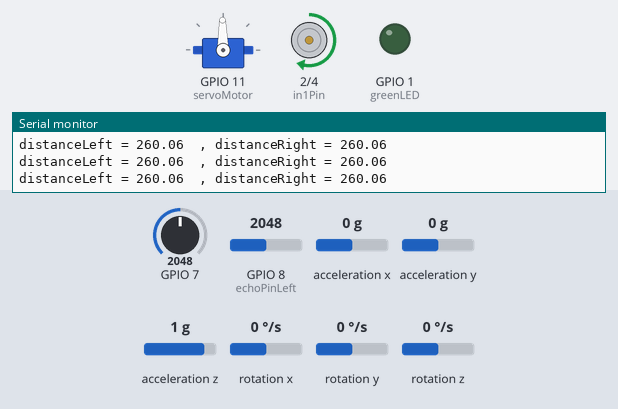
This sketch was run on a simulated ESP32-S3. On the bench: servo, motor-driver pin pairs drawn as motors (green arrow = first pin HIGH = forward, orange = second pin HIGH = backward, longer = more drive, scaled by the enable pin), output pins drawn as LEDs (lit = HIGH), the last lines printed to the serial monitor. The inputs (shaded band) are chosen by the test bench; at power-on: GPIO 7 = 2048, rotation z 0 °/s, GPIO 8 (echoPinLeft) = 2048, acceleration x 0 g, acceleration y 0 g, acceleration z 1 g, rotation x 0 °/s, rotation y 0 °/s.

Above: at 3.2 s.
3.3 s: GPIO 7 set to 913
6.3 s: GPIO 7 set to 809
At 7.2 s:
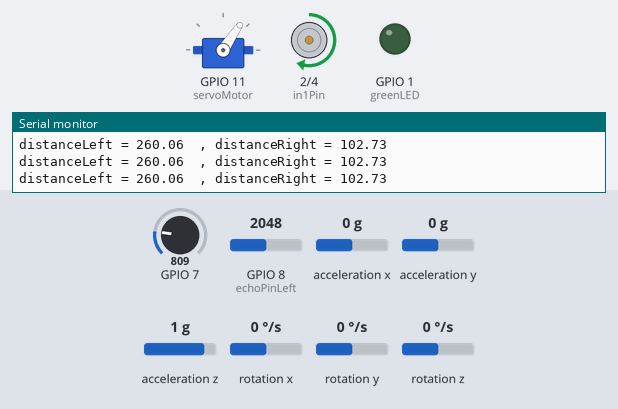
7.8 s: rotation z set to 114 °/s
10.8 s: rotation z set to 122 °/s
At 13.6 s:
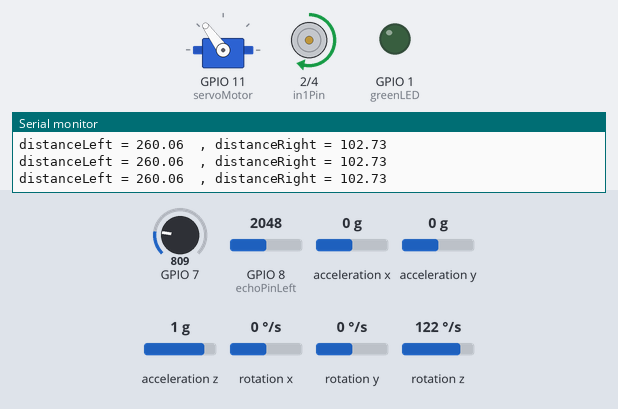
13.8 s: GPIO 8 (echoPinLeft) set to 930
16.8 s: GPIO 8 (echoPinLeft) set to 809
At 17.8 s:
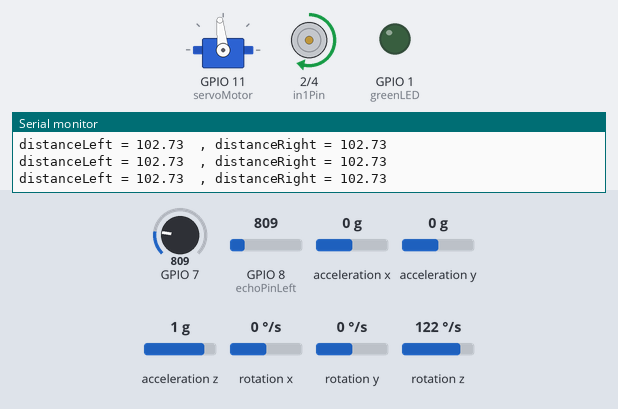
Timing chart, 0 to 19.8 s (numbered marks = the images above; inputs shaded):
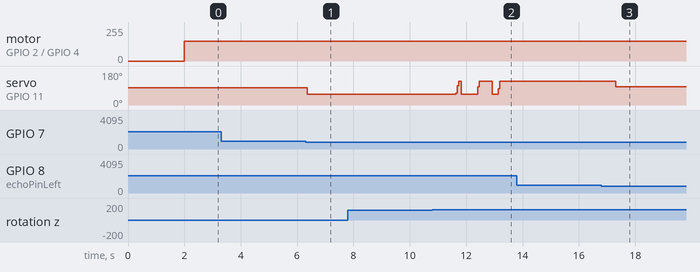

Measured:
- the behaviour switches between 867 and 866 on GPIO 7 (found by bisection; images 0 and 1)
- the behaviour switches between 121 and 122 °/s on rotation z (found by bisection; images 1 and 2)
- the behaviour switches between 867 and 866 on GPIO 8 (echoPinLeft) (found by bisection; images 2 and 3)
- after the input at 6.3 s, servo on GPIO 11 (servoMotor): 91° → 56° after 0.07 s
- after the input at 16.8 s, servo on GPIO 11 (servoMotor): 126° → 96° after 0.50 s

The sketch:

WRO_International_Open_Code_V2.ino
```cpp
// #include <Servo.h>
#include <ESP32Servo.h>
#include "Wire.h"
#include <MPU6050_light.h>

// //Gyro-related variables
MPU6050 mpu(Wire);
int currentAngle;

//Ultrasonic pin declarations
const int triggerPinLeft = A7;   // Analog output pin for the first ultrasonic sensor
const int echoPinLeft = 8;       // Analog input pin for the first ultrasonic sensor
const int triggerPinRight = A6;  // Analog output pn for the second ultrasonic sensor
const int echoPinRight = 10;     // Analog input pin for the second ultrasonic sensor

//Ultrasonic ops variables
float distanceRight;
float prevDistanceRight;
float distanceLeft;
float prevDistanceLeft;
int ultrasoundRightOOB = 0;
int ultrasoundLeftOOB = 0;
int OOBThresh = 110;
int OOB = 0;
// int postTurnFlag = 0;

//Servo variables
Servo servoMotor;
int prevAngle = -1;

//Motor declarations
const int enaPin = 3;  // Enable pin
const int in1Pin = 2;  // IN1 pin
const int in2Pin = 4;  // IN2 pin
int prevPower = -1;
float motorSpeed = 150;

//Gyro PID variables
float error_gyro = 0;
// float gyro_gain = 1;
int setPoint_gyro = 0;
int setPoint_flag = 0;

// //Ultrasonic PID variables
// float error_us = 0;
// float ultrasound_gain = 0;

//Effective PID variables
float kp = 6;  // Proportional gain
float kd = 0;  // Derivative gain
float ki = 0.0;
float prevErrorGyro = 0.0;
float correction = 0.0;
float totalErrorGyro = 0.0;

float kp_us = 10;  // Proportional gain
float kd_us = 0;  // Derivative gain
float ki_us = 0.0;

float error_ultrasonic = 0.0;
float totalErrorUltrasonic = 0.0;
float prevErrorUltrasonic = 0.0;


// //Turn related variables
// int usHasRunRight = 0, usHasRunLeft = 0;
// int lastRunTime = 0;
int leftTurn = 0;
int rightTurn = 0;
int counter = 0;
unsigned long startTime;
// unsigned long startTimeTurn;
// unsigned long startTimeForward;
// int startTimeTurnFlag = 0;
// int startTimeForwardFlag = 0;

// LED Pins
int greenLED = A0;
int yellowLED = A1;
int redLED = A2;

unsigned long prevMillis;
void setup() {
  // put your setup code here, to run once:
  Serial.begin(9600);
  Wire.begin();

  //motor setup
  pinMode(enaPin, OUTPUT);
  pinMode(in1Pin, OUTPUT);
  pinMode(in2Pin, OUTPUT);

  //led setup
  pinMode(greenLED, OUTPUT);
  pinMode(redLED, OUTPUT);
  pinMode(yellowLED, OUTPUT);

  //ultrasonic setup
  // pinMode(triggerPinRight, OUTPUT);
  pinMode(echoPinRight, INPUT);
  // pinMode(triggerPinLeft, OUTPUT);
  pinMode(echoPinLeft, INPUT);
  prevDistanceRight = readDistanceNew(triggerPinRight);
  prevDistanceLeft = readDistanceNew(triggerPinLeft);

  //servo setup
  servoMotor.attach(11);
  servoMotor.write(91);

  //mpu setup
  byte status = mpu.begin();
  Serial.print(F("MPU6050 status: "));
  Serial.println(status);
  while (status != 0) {}  // stop everything if could not connect to MPU6050
  Serial.println(F("Calculating offsets, do not move MPU6050"));
  delay(1000);
  // mpu.upsideDownMounting = true; // uncomment this line if the MPU6050 is mounted upside-down
  mpu.calcOffsets();  // gyro and accelero
  Serial.println("Done!\n");
  prevMillis = millis();
  // drive(motorSpeed);
}

void noloop(){
  ultrasounds();
}

void loop() {
  // put your main code here, to run repeatedly:
  //800 millis for oob1

  ultrasounds();

  // printDistance();
  currentAngle = getAngle();
  if (counter >= 12 && (OOB == 0)) {
    drive(0);
  }
  else {
    drive(motorSpeed);
  }

  // if (ultrasoundRightOOB == 0 && ultrasoundLeftOOB == 0) {
  //   OOB = 0;
  //   digitalWrite(greenLED, LOW);
  // } else {
  //   OOB = 1;
  //   digitalWrite(greenLED, HIGH);
  // }

  if (OOB == 1) {
    if (setPoint_flag == 0) {
      startTime = millis();
      if (leftTurn == 1 && rightTurn == 0) {
        setPoint_gyro = setPoint_gyro + 90;  //change later for the relevant directions
      } else if (rightTurn == 1 && leftTurn == 0) {
        setPoint_gyro = setPoint_gyro - 90;
      }
      counter = counter + 1;
      // digitalWrite(yellowLED, LOW);
      setPoint_flag = 1;
    }
    // turn(95 - 90);
    // delay(800);
    // turn(95);
    // delay(200);
    correctAngle(setPoint_gyro);
    // pid_us(setPoint_gyro, distanceLeft,40,false);
    // Serial.println("Out of bounds");
  } else {
    // setPoint_flag = 0;
    // turn(95);
    // if(millis()-prevMillis >= 50){
    correctAngle(setPoint_gyro);  //eventually PID
    // pid_us(setPoint_gyro, distanceLeft,40,false);
    prevMillis = millis();
    // }
    // Serial.println(correction);
  }

  if ((millis() - startTime) > 1000) {
    // digitalWrite(yellowLED, HIGH);
    setPoint_flag = 0;
  }

  // Serial.println(setPoint_gyro);
}
```

Gyro_related.ino
```cpp
int getAngle() {
  mpu.update();
  int yawAngle = mpu.getAngleZ();  // Get the yaw angle
  return yawAngle;
}
```

Movement.ino
```cpp
void drive(int power) {
  if (prevPower != power) {
    digitalWrite(in1Pin, HIGH);
    digitalWrite(in2Pin, LOW);
    analogWrite(enaPin, power);  // Full speed
    prevPower = power;
  }
}

void turn(int angle) {
  if (prevAngle != angle) {
    servoMotor.write(angle);
    prevAngle = angle;
  }
}
```

PID_related.ino
```cpp
void correctAngle(float setPoint_gyro) {
  error_gyro = currentAngle - setPoint_gyro;

  float pTerm = 0;
  float dTerm = 0;
  float iTerm = 0;

  pTerm = kp * error_gyro;
  dTerm = kd * (error_gyro - prevErrorGyro);
  totalErrorGyro += error_gyro;
  iTerm = ki * totalErrorGyro;
  correction = pTerm + iTerm + dTerm;
  if (setPoint_flag == 0) {
    if (correction > 5) {
      correction = 5;
    } else if (correction < -5) {
      correction = -5;
    }
  } else {
    if (correction > 35) {
      correction = 35;
    } else if (correction < -35) {
      correction = -35;
    }
  }

  prevErrorGyro = error_gyro;
  // if (leftTurn == 1 && rightTurn == 0) {
  //   turn(95 + correction);
  // } else if (rightTurn == 1 && leftTurn == 0) {
  //   turn(95 - correction);
  // }
  turn(91 + correction);
}

void pid_us(float setPoint_gyro, float setPointDistance, float currentDistance, bool flip) {
  float pTermGyro = 0;
  float dTermGyro = 0;
  float iTermGyro = 0;
  float pTermUltrasonic = 0.0;
  float dTermUltrasonic = 0.0;
  float iTermUltrasonic = 0.0;

  error_gyro = currentAngle - setPoint_gyro;
  totalErrorGyro += error_gyro;
  prevErrorGyro = error_gyro;

  if (!flip) {
    error_ultrasonic = distanceLeft - distanceRight;
  } else {
    error_ultrasonic = distanceRight - distanceLeft;
    // error_ultrasonic = -(currentDistance - setPointDistance);
  }
  totalErrorUltrasonic += error_ultrasonic;
  prevErrorUltrasonic = error_ultrasonic;

  pTermGyro = kp * error_gyro;
  dTermGyro = kd * (error_gyro - prevErrorGyro);
  iTermGyro = ki * totalErrorGyro;

  float correction_gyro = pTermGyro + iTermGyro + dTermGyro;

  pTermUltrasonic = kp_us * error_ultrasonic;
  dTermUltrasonic = kd_us * (error_ultrasonic - prevErrorUltrasonic);
  iTermUltrasonic = ki_us * totalErrorUltrasonic;

  float correction_ultrasonic = pTermUltrasonic + iTermUltrasonic + dTermUltrasonic;

  // correction = constrain(correction_ultrasonic+correction_gyro,56,126);
  correction = correction_ultrasonic;
  if (correction > 35) {
    correction = 35;
  } else if (correction < -35) {
    correction = -35;
  }
  turn(91 + correction);
  Serial.print("*************");
  Serial.println(correction);
}
```

Print_functions.ino
```cpp
void printDistance() {
  Serial.print("distanceLeft = ");
  Serial.print(distanceLeft);
  Serial.print("  , distanceRight = ");
  Serial.print(distanceRight);
  Serial.println(" ");
}
```

Ultrasonic_related.ino
```cpp
float readDistanceNew(int trigechoPin){
  int temp = analogRead(trigechoPin);

  float distance = temp * (520.0/ 4095.0) ;
  // Serial.print(trigechoPin);
  // Serial.print("****");
  // Serial.print(temp);
  // Serial.print("****");
  // Serial.println(distance);

  return distance;

}

void ultrasounds() {
  // if(leftTurn == 0){
    distanceRight = readDistanceNew(triggerPinRight);
  // }
  distanceLeft = readDistanceNew(triggerPinLeft);

  if (distanceRight >= OOBThresh && distanceLeft < OOBThresh) {
    ultrasoundRightOOB = 1;
    ultrasoundLeftOOB = 0;
    rightTurn = 1;
    leftTurn = 0;
    OOB = 1;
    // digitalWrite(greenLED, HIGH);
  } else if (distanceLeft >= OOBThresh && distanceRight < OOBThresh) {
    ultrasoundLeftOOB = 1;
    ultrasoundRightOOB = 0;
    leftTurn = 1;
    rightTurn = 0;
    OOB = 1;
    // digitalWrite(redLED, HIGH);
  } else  if (distanceLeft < OOBThresh && distanceRight < OOBThresh){
    ultrasoundRightOOB = 0;
    ultrasoundLeftOOB = 0;
    OOB = 0;
    // digitalWrite(greenLED, LOW);
  }

  // if (abs(distanceRight - prevDistanceRight) > 100) {
  //   ultrasoundRightOOB = 1;
  //   ultrasoundLeftOOB = 0;
  // } else if (abs(distanceLeft - prevDistanceLeft) > 100) {
  //   ultrasoundLeftOOB = 1;
  //   ultrasoundRightOOB = 0;
  // } else {
  //   ultrasoundRightOOB = 0;
  //   ultrasoundLeftOOB = 0;
  // }

  prevDistanceRight = distanceRight;
  prevDistanceLeft = distanceLeft;
  printDistance();
}
```
